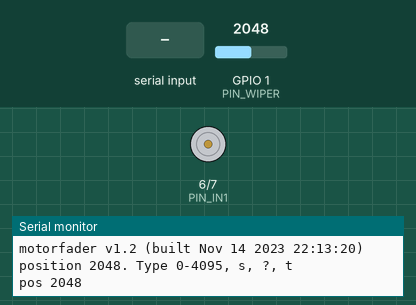
This sketch was run on a simulated ESP32-S3. Parts: motor-driver pin pairs drawn as motors (green arrow = first pin HIGH = forward, orange = second pin HIGH = backward, longer = more drive, scaled by the enable pin), the last lines printed to the serial monitor. The test bench sets the inputs (shaded band); at power-on: GPIO 1 (PIN_WIPER) = 2048 (analog values on the 0–4095 scale).

Above: at 2.7 s.
2.8 s: "s\n" received over Serial
At 3.7 s:
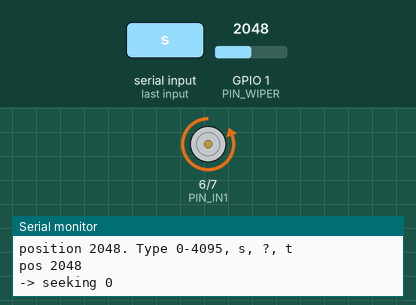
5.8 s: GPIO 1 (PIN_WIPER) set to 2131
8.8 s: GPIO 1 (PIN_WIPER) set to 0
11.8 s: "90,45\n" received over Serial
At 12.7 s:
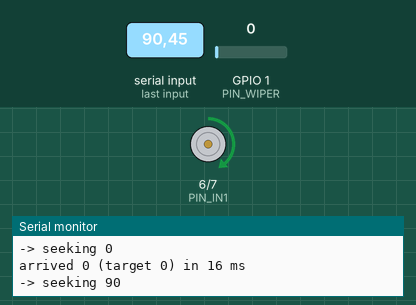
14.5 s: "+\n" received over Serial
At 14.65 s:
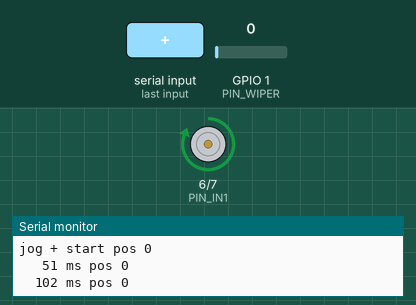
Timing chart, 0 to 17.3 s (numbered marks = the images above; inputs shaded):
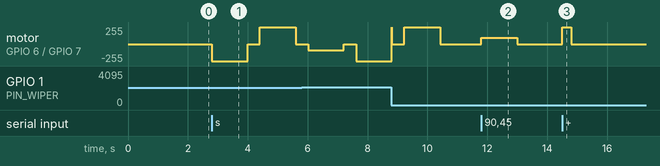

The sketch:

motorfader_v1_2.ino
```cpp
/*
 * PROJECT: Motorised fader bring-up
 * DEVICE:  ESP32-S3 SuperMini + L293D (or TB6612FNG) + dual B10K motorised fader
 *
 * Reads the fader's position (10k linear track on an ADC1 pin), drives its
 * little DC motor through an L293D (or TB6612FNG) H-bridge to reach a target, and lets go
 * the moment a finger touches the knob (if the fader has a touch-sense pin).
 * It's the basic "hand and machine share one slider" loop: the machine
 * proposes a position, a person can always overrule it.
 *
 * CONFIGURATION:
 *   DRIVER_L293D    1 = L293D, 0 = TB6612FNG
 *   HAS_TOUCH       1 only if the lever is isolated and you've wired it to GPIO4
 *   motorReversed   flip ('r' over serial) if the motor runs away from the target
 *   KP / MIN_DUTY   tune if it overshoots (lower KP) or stalls short (raise MIN_DUTY)
 *
 * WIRING (fader: use the unprimed gang 1-4; 1'-4' is a spare second track):
 *   Fader pin 3         -> 3V3
 *   Fader pin 1         -> GND
 *   Fader pin 2 (wiper) -> GPIO1  (ADC1_CH0) + 100nF to GND   (pin 4 unused)
 *   Fader lever         -> GPIO4  (TOUCH4)   [only if isolated from frame]
 *
 *   L293D (DIP-16, notch up, pin 1 top-left):
 *     1  EN1,2 -> GPIO5 (PWM)        16 VCC1  -> SuperMini 5V
 *     2  1A    -> GPIO6              8  VCC2  -> motor supply (5-12V)
 *     7  2A    -> GPIO7              4,5,12,13 -> GND (common with motor supply)
 *     3  1Y    -> motor +  (red dot) 6  2Y    -> motor -
 *     channel 3/4 (pins 9-15) unused: tie 9 to GND
 *
 *   or TB6612FNG:
 *   TB6612 PWMA -> GPIO5   AIN1 -> GPIO6   AIN2 -> GPIO7   STBY -> GPIO8
 *   TB6612 VCC  -> 3V3     GND  -> GND (common with motor supply)
 *   TB6612 VM   -> motor supply: 5V (USB) to test, ~9-10V for full speed
 *
 * SERIAL (115200):  a number 0-4095 = go there,  s = sweep demo,
 *                   ? = status,  t = recalibrate touch (hands off!)
 *                   + / - = jog motor full power 300 ms and print positions
 *                   r = toggle motor direction
 */

#define VERSION "1.2"

// ---- pins (avoid GPIO0/2/45/46 on the S3 SuperMini; GPIO48 = onboard RGB) ----
const int PIN_WIPER = 1;   // ADC1 - keeps working alongside WiFi / ESP-NOW
const int PIN_TOUCH = 4;
const int PIN_PWM   = 5;
const int PIN_IN1   = 6;
const int PIN_IN2   = 7;
const int PIN_STBY  = 8;     // TB6612 only

// ---- behaviour ----
#define DRIVER_L293D    1
#define HAS_TOUCH       0     // this fader has no touch pin
bool motorReversed = false;           // 'r' toggles at runtime
const uint32_t PWM_FREQ    = 20000;  // above hearing, so the motor doesn't whine
const uint8_t  PWM_BITS    = 10;     // duty 0-1023
const float    KP          = 1.2f;   // duty per ADC count of error
const int      MIN_DUTY    = 380;    // below this the motor just hums
const int      MAX_DUTY    = 1023;
const int      DEADBAND    = 25;     // ADC counts (~0.6% of travel) = "arrived"
const uint32_t MOVE_TIMEOUT_MS = 1200;  // give up rather than cook the motor
const float    TOUCH_RATIO = 1.3f;   // S3 touch values RISE when touched
const int      REPORT_STEP = 40;     // print when a hand moves it this much

enum FaderState { RESTING, SEEKING, HELD_BY_HAND };
FaderState state = RESTING;

int      target = 0;
uint32_t seekStartedAt = 0;
uint32_t touchBaseline = 0;
int      lastReported = -1000;

// ---------------------------------------------------------------------------

int readPosition() {
  // Average a few samples: the motor's brushes put spikes on the wiper.
  uint32_t sum = 0;
  for (int i = 0; i < 8; i++) sum += analogRead(PIN_WIPER);
  return sum / 8;
}

bool fingerOnKnob() {
#if HAS_TOUCH
  return touchRead(PIN_TOUCH) > touchBaseline * TOUCH_RATIO;
#else
  return false;
#endif
}

void calibrateTouch() {
#if HAS_TOUCH
  uint32_t sum = 0;
  for (int i = 0; i < 16; i++) { sum += touchRead(PIN_TOUCH); delay(5); }
  touchBaseline = sum / 16;
  Serial.printf("touch baseline %lu (touched > %lu)\n",
                (unsigned long)touchBaseline,
                (unsigned long)(touchBaseline * TOUCH_RATIO));
#endif
}

// dir: +1 towards higher readings, -1 lower, 0 = brake
void driveMotor(int dir, int duty) {
  if (motorReversed) dir = -dir;
  if (dir == 0) {                       // short brake: both high, stops crisply
    digitalWrite(PIN_IN1, HIGH);
    digitalWrite(PIN_IN2, HIGH);
    // L293D only brakes while enabled; TB6612 brakes regardless of PWM
    ledcWrite(PIN_PWM, DRIVER_L293D ? MAX_DUTY : 0);
    return;
  }
  digitalWrite(PIN_IN1, dir > 0 ? HIGH : LOW);
  digitalWrite(PIN_IN2, dir > 0 ? LOW : HIGH);
  ledcWrite(PIN_PWM, duty);
}

void releaseMotor() {                   // coast: lets a hand move it freely
  digitalWrite(PIN_IN1, LOW);
  digitalWrite(PIN_IN2, LOW);
  ledcWrite(PIN_PWM, 0);
}

void proposePosition(int t) {
  target = constrain(t, 0, 4095);
  seekStartedAt = millis();
  state = SEEKING;
  Serial.printf("-> seeking %d\n", target);
}

void seekTarget() {
  int pos = readPosition();
  int err = target - pos;

  if (abs(err) <= DEADBAND) {
    driveMotor(0, 0);
    delay(15);
    releaseMotor();
    state = RESTING;
    lastReported = pos;
    Serial.printf("arrived %d (target %d) in %lu ms\n",
                  pos, target, (unsigned long)(millis() - seekStartedAt));
    return;
  }
  if (millis() - seekStartedAt > MOVE_TIMEOUT_MS) {
    releaseMotor();
    state = RESTING;
    Serial.printf("TIMEOUT at %d (target %d) - motor wires reversed? "
                  "supply too low? raise MIN_DUTY?\n", pos, target);
    return;
  }
  int duty = constrain((int)(abs(err) * KP), MIN_DUTY, MAX_DUTY);
  driveMotor(err > 0 ? 1 : -1, duty);
}

void sweepDemo() {
  const int stops[] = {0, 4095, 2048, 1024, 3072, 0};
  for (int s : stops) {
    proposePosition(s);
    while (state == SEEKING) { seekTarget(); delay(1); }
    delay(400);
  }
}

// Raw test push: full power one way for 300 ms, printing where the slider goes.
void jogMotor(int dir) {
  Serial.printf("jog %c start pos %d\n", dir > 0 ? '+' : '-', readPosition());
  uint32_t t0 = millis();
  driveMotor(dir, MAX_DUTY);
  while (millis() - t0 < 300) {
    delay(50);
    Serial.printf("  %3lu ms pos %d\n", (unsigned long)(millis() - t0), readPosition());
  }
  releaseMotor();
  state = RESTING;
  lastReported = readPosition();
}

void handleSerial() {
  if (!Serial.available()) return;
  String line = Serial.readStringUntil('\n');
  line.trim();
  if (line.length() == 0) return;
  if (line == "s") sweepDemo();
  else if (line == "t") calibrateTouch();
  else if (line == "+") jogMotor(1);
  else if (line == "-") jogMotor(-1);
  else if (line == "r") {
    motorReversed = !motorReversed;
    Serial.printf("motorReversed = %d\n", motorReversed);
  }
  else if (line == "?")
    Serial.printf("v%s pos %d target %d state %d rev %d touch %lu\n", VERSION,
                  readPosition(), target, state, motorReversed,
#if HAS_TOUCH
                  (unsigned long)touchRead(PIN_TOUCH));
#else
                  0UL);
#endif
  else if (isDigit(line[0])) proposePosition(line.toInt());
}

// ---------------------------------------------------------------------------

void setup() {
  Serial.begin(115200);
  delay(1500);                          // let USB CDC enumerate
  Serial.printf("motorfader v%s (built %s %s)\n", VERSION, __DATE__, __TIME__);

  pinMode(PIN_IN1, OUTPUT);
  pinMode(PIN_IN2, OUTPUT);
  if (!DRIVER_L293D) {
    pinMode(PIN_STBY, OUTPUT);
    digitalWrite(PIN_STBY, HIGH);       // wake the TB6612
  }
  ledcAttach(PIN_PWM, PWM_FREQ, PWM_BITS);   // Arduino-ESP32 core 3.x API
  releaseMotor();

  analogReadResolution(12);
  analogSetPinAttenuation(PIN_WIPER, ADC_11db);  // full 0-3.3V range
  calibrateTouch();                     // don't touch the knob during boot

  Serial.printf("position %d. Type 0-4095, s, ?, t\n", readPosition());
}

void loop() {
  handleSerial();

  // A finger always wins: the moment someone takes hold, let go.
  if (fingerOnKnob()) {
    if (state != HELD_BY_HAND) {
      releaseMotor();
      state = HELD_BY_HAND;
      Serial.println("hand on");
    }
  } else if (state == HELD_BY_HAND) {
    state = RESTING;
    Serial.println("hand off");
  }

  if (state == SEEKING) seekTarget();

  // Report hand movements (works without touch too, while resting)
  if (state != SEEKING) {
    int pos = readPosition();
    if (abs(pos - lastReported) >= REPORT_STEP) {
      lastReported = pos;
      Serial.printf("pos %d\n", pos);
    }
  }
  delay(1);
}

/*
 * FLASH (Arduino IDE, esp32 core 3.x):
 *   Board "ESP32S3 Dev Module", USB CDC On Boot: Enabled, upload over USB-C.
 *   Open Serial Monitor at 115200, line ending "Newline".
 *   First line should read "motorfader v1.0 (built ...)".
 *
 * FIRST RUN:
 *   1. Motor supply OFF. Slide by hand: "pos" should go ~0 -> ~4095.
 *      Goes backwards? swap the 3V3/GND track ends (or just accept it).
 *   2. (HAS_TOUCH 1 only) Touch the knob: "hand on"/"hand off".
 *      Always-on? type t with hands off.
 *   3. Motor supply ON, type 2048. If it runs to an end and TIMEOUTs,
 *      set MOTOR_REVERSED 1 (or swap the motor wires).
 *   4. Type s for the sweep. Overshoots/buzzes -> lower KP or widen DEADBAND.
 *      Stops short -> raise MIN_DUTY or the motor voltage (the L293D eats
 *      ~2V, so a 9V supply gives the motor ~7V). L293D warm is normal.
 */
```

Measured:
- after the input at 2.8 s, motor on GPIO 6 (PIN_IN1) / GPIO 7 (PIN_IN2): stopped → backward 255/255 at once, → stopped 1.2 s later, → forward 255/255 0.40 s later, → stopped 1.2 s later
- after the input at 11.8 s, motor on GPIO 6 (PIN_IN1) / GPIO 7 (PIN_IN2): stopped → forward 95/255 at once, → stopped 1.2 s later
- after the input at 14.5 s, motor on GPIO 6 (PIN_IN1) / GPIO 7 (PIN_IN2): stopped → forward 255/255 at once, → stopped 0.31 s later
